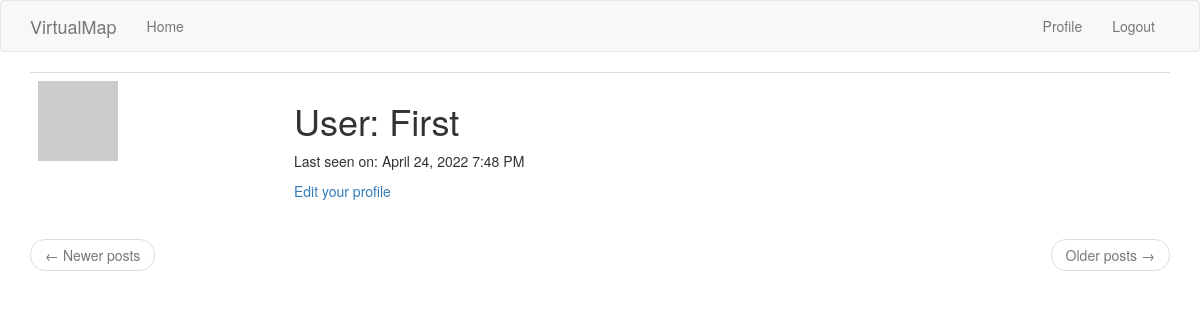
/user/First (signed in), run on an earlier commit of the app's database.
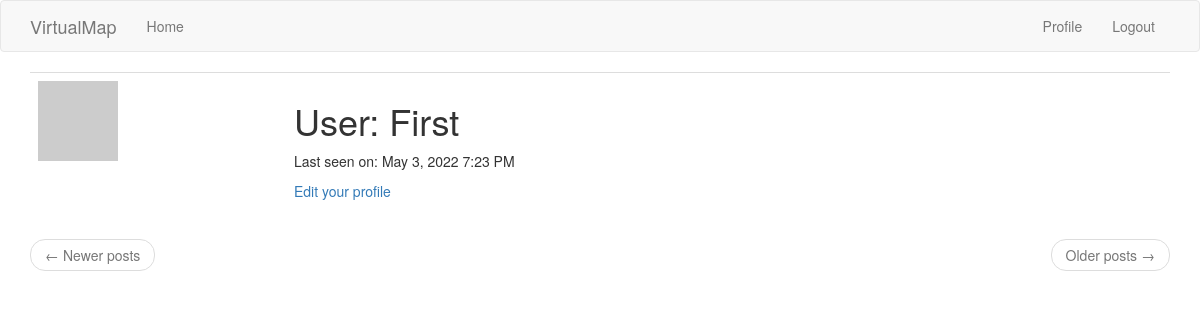
And on a later commit of the database.
### app/models.py (models this page shows, shortened)
class User(UserMixin, db.Model):
    id = db.Column(db.Integer, primary_key=True)
    username = db.Column(db.String(64), index=True, unique=True)
    email = db.Column(db.String(120), index=True, unique=True)
    password_hash = db.Column(db.String(128))
    posts = db.relationship('Post', backref='author', lazy='dynamic')
    about_me = db.Column(db.String(140))
    last_seen = db.Column(db.DateTime, default=datetime.utcnow)
    def avatar(self, size):
        digest = md5(self.email.lower().encode('utf-8')).hexdigest()
        return 'https://www.gravatar.com/avatar/{}?d=identicon&s={}'.format(
            digest, size)

### app/main/routes.py (the view)
@blueprint.route('/user/<username>')
@login_required
def user(username):
    user = db.session.query(User).filter(User.username == username).first_or_404()
    page = request.args.get('page', 1, type=int)
    posts = user.posts.order_by(Post.timestamp.desc()).paginate(
        page, current_app.config['POSTS_PER_PAGE'], False)
    next_url = url_for('main.user', username=user.username, page=posts.next_num) \
        if posts.has_next else None
    prev_url = url_for('main.user', username=user.username, page=posts.prev_num) \
        if posts.has_prev else None
    params = {
        "user": user,
        "posts": posts.items,
        'next_url': next_url,
        'prev_url': prev_url
    }
    return render_template('main/user.html', **params)

### app/main/routes.py (called while the page is built)
@blueprint.before_request
def before_request():
    if current_user.is_authenticated:
        current_user.last_seen = datetime.utcnow()
        db.session.commit()
    g.locale = str(get_locale())

### app/models.py (called while the page is built)
@login.user_loader
def load_user(id):
    return User.query.get(int(id))

### app/main/templates/main/user.html (shortened to what this page needs)
{% extends "base.html" %}
{% block app_content %}
    <table class="table table-hover">
        <tr>
            <td width="256px"><img src="{{ user.avatar(256) }}"></td>
            <td>
                <h1>{{ _('User') }}: {{ user.username }}</h1>
                {% if user.last_seen %}
                <p>{{ _('Last seen on') }}: {{ moment(user.last_seen).format('LLL') }}</p>
                {% endif %}
                {% if user == current_user %}
                <p><a href="{{ url_for('main.edit_profile') }}">{{ _('Edit your profile') }}</a></p>
                {% endif %}
            </td>
        </tr>
    </table>
    {% include 'main/_post_navigation.html' %}
{% endblock %}

### app/templates/base.html (shortened to what this page needs)
{% extends 'bootstrap/base.html' %}
{% block navbar %}
    <nav class="navbar navbar-default">
        <div class="container">
            <div class="navbar-header">
                <a class="navbar-brand" href="{{ url_for('main.index') }}">VirtualMap</a>
            </div>
            <div class="collapse navbar-collapse" id="bs-example-navbar-collapse-1">
                <ul class="nav navbar-nav">
                    <li><a href="{{ url_for('main.index') }}">{{ _('Home') }}</a></li>
                </ul>
                <ul class="nav navbar-nav navbar-right">
                    {% if current_user.is_anonymous %}
                    <li><a href="{{ url_for('auth.login') }}">{{ _('Login') }}</a></li>
                    {% else %}
                    <li><a href="{{ url_for('main.user', username=current_user.username) }}">{{ _('Profile') }}</a></li>
                    <li><a href="{{ url_for('auth.logout') }}">{{ _('Logout') }}</a></li>
                    {% endif %}
                </ul>
            </div>
        </div>
    </nav>
{% endblock %}
{% block content %}
    <div class="container">
        {% block app_content %}{% endblock %}
    </div>
{% endblock %}

### app/main/templates/main/_post_navigation.html
<nav aria-label="...">
    <ul class="pager">
        <li class="previous{% if not prev_url %} disabled{% endif %}">
            <a href="{{ prev_url or '#' }}">
                <span aria-hidden="true">&larr;</span> {{ _('Newer posts') }}
            </a>
        </li>
        <li class="next{% if not next_url %} disabled{% endif %}">
            <a href="{{ next_url or '#' }}">
                {{ _('Older posts') }} <span aria-hidden="true">&rarr;</span>
            </a>
        </li>
    </ul>
</nav>

What changed in the data, as far as the page shows it:
changed User "First": last_seen "April 24, 2022 7:48 PM" → "May 3, 2022 7:23 PM"
